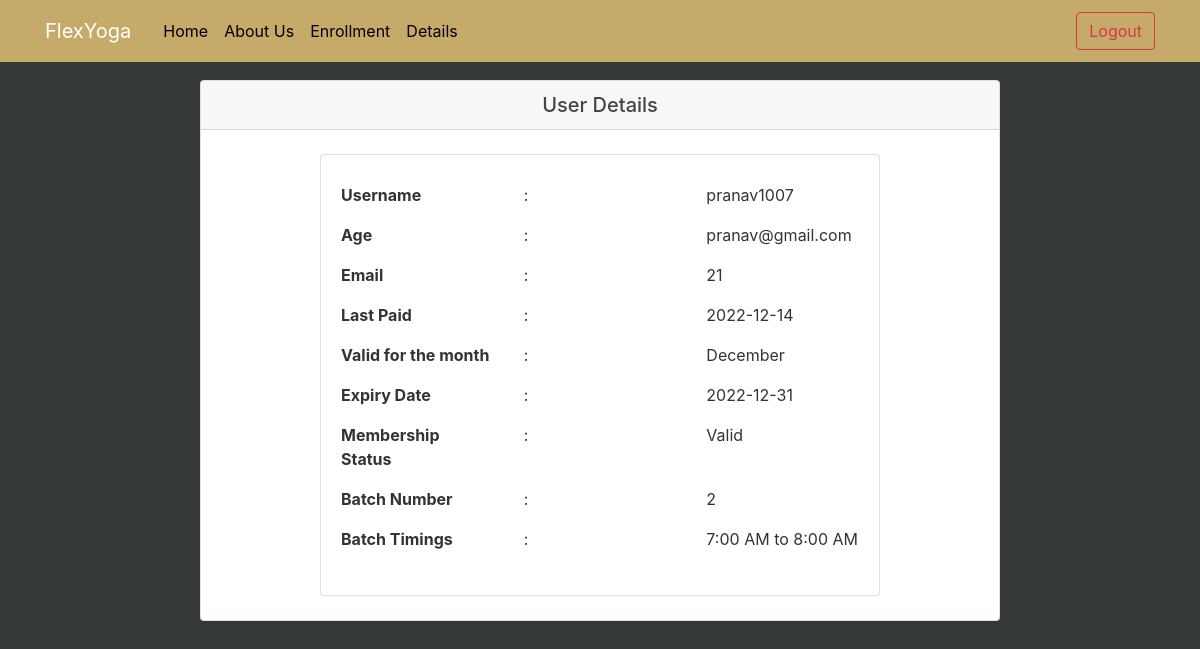
/details (signed in), run on the app's committed database.
### utils/flaskblog/model.py (models this page shows, shortened)
class User(db.Model, UserMixin):
    id = db.Column(db.Integer, primary_key=True)
    username = db.Column(db.String(15), unique=True, nullable=False)
    password = db.Column(db.String(60), nullable=False)
    email = db.Column(db.String(100), nullable=False, unique=True)
    age = db.Column(db.Integer, nullable=False)
    memberships = db.relationship('Membership', lazy=True, uselist=False, backref='User')

class Membership(db.Model):
    memId = db.Column(db.Integer, primary_key=True)
    userId = db.Column(db.Integer, db.ForeignKey('user.id'), nullable=False)
    batchId = db.Column(db.Integer, db.ForeignKey('batch.batchId'), nullable=False)
    datePaid = db.Column(db.DateTime, nullable=False, default=datetime.datetime.now().date())
    dateValid = db.Column(db.DateTime, nullable=False, default=getlastdate(datetime.datetime.now().date()))
    status = db.Column(db.Boolean, nullable=False)

class Batch(db.Model):
    batchId = db.Column(db.Integer, nullable=False, primary_key=True)
    batchTime = db.Column(db.String(10), nullable=False)
    memberships = db.relationship("Membership", lazy=True, backref="Members")

### utils/flaskblog/routes.py (the view)
@app.route('/details', methods=['GET', 'POST'])
@login_required
def details():
    user = User.query.get(current_user.id)
    if User.query.filter_by(id=user.id).first().memberships:
        batch = User.query.filter_by(id=user.id).first().memberships.batchId
        status = ""
        if user.memberships.status:
            status = 'Valid'
        else:
            status = 'Invalid'
        return render_template('details.html', title='Details', user=user, User=user, status=status, batch=batch, Batch=Batch)
    else:
        return render_template('details.html', title='Details', user=user, User=user)

### utils/flaskblog/model.py (called while the page is built)
@login_manager.user_loader
def load_user(user_id):
    return User.query.get(int(user_id))

### utils/templates/details.html (shortened to what this page needs)
{% extends 'base.html' %}
{% block content %}
<div class="card mx-auto" style="width: 50rem;">
    <h5 class="card-header text-center">User Details</h5>
    {% if User.query.filter_by(id=user.id).first().memberships %}
    <div class="card mx-auto my-4" style="width: 35rem;">
        <div class="card-body my-2">
            <div class="row">
                <div class="col-sm">
                    <strong>
                        <p class="fw-bold">Username</p>
                        <p class="fw-bold">Age</p>
                        <p class="fw-bold">Email</p>
                        <p class="fw-bold">Last Paid</p>
                        <p class="fw-bold">Valid for the month</p>
                        <p class="fw-bold">Expiry Date</p>
                        <p class="fw-bold">Membership Status</p>
                    </strong>
                </div>
                <div class="col-sm">
                    <p class="fw-bold">:</p>
                    <p class="fw-bold">:</p>
                    <p class="fw-bold">:</p>
                    <p class="fw-bold">:</p>
                    <p class="fw-bold">:</p>
                    <p class="fw-bold">:</p>
                    <p class="fw-bold">:</p>
                </div>
                <div class="col-sm">
                    <p class="fw-normal">{{ user.username }}</p>
                    <p class="fw-normal">{{ user.email }}</p>
                    <p class="fw-normal">{{ user.age }}</p>
                    <p class="fw-normal">{{ user.memberships.datePaid.date() }}</p>
                    <p class="fw-normal">{{ user.memberships.datePaid.date().strftime("%B") }}</p>
                    <p class="fw-normal">{{ user.memberships.dateValid.date() }}</p>
                    <p class="fw-normal">{{ status }}</p>
                </div>
            </div>
            {% if status == 'Valid' %}
            <div class="row">
                <div class="col-sm">
                    <strong>
                        <p class="fw-bold">Batch Number</p>
                        <p class="fw-bold">Batch Timings</p>
                    </strong>
                </div>
                <div class="col-sm">
                    <p class="fw-bold">:</p>
                    <p class="fw-bold">:</p>
                </div>
                <div class="col-sm">
                    <p class="fw-normal">{{batch}}</p>
                    <p class="fw-normal">{{Batch.query.filter_by(batchId=batch).first().batchTime}}</p>
                </div>
            </div>
        </div>
    {% endif %}
    </div>
    </div>
    {% endif %}
    {% endblock %}

### utils/templates/base.html (shortened to what this page needs)
<!DOCTYPE html>
<html>
    <head>
        <link rel="stylesheet" href="https://maxcdn.bootstrapcdn.com/bootstrap/4.0.0/css/bootstrap.min.css">
        <link rel="stylesheet" type="text/css" href="{{ url_for('static', filename='main.css') }}">
    </head>
    <body>
        <header class="site-header">
            <nav class="navbar navbar-expand-md navbar-dark bg-steel fixed-top">
                <div class="container">
                    <a class="navbar-brand mr-4" href="/">FlexYoga</a>
                    <div class="collapse navbar-collapse" id="navbarToggle">
                        {% if current_user.is_authenticated %}
                        <div class="navbar-nav mr-auto">
                            <a class="nav-item nav-link" href="/">Home</a>
                            <a class="nav-item nav-link" href="/about">About Us</a>
                            <a class="nav-item nav-link" href="/membership">Enrollment</a>
                            <a class="nav-item nav-link" href="/details">Details</a>
                        </div>
                        {% else %}
                        <div class="navbar-nav mr-auto">
                            <a class="nav-item nav-link" href="/">Home</a>
                            <a class="nav-item nav-link" href="/about">About Us</a>
                        </div>
                        {% endif %}
                        {% if current_user.is_authenticated %}
                       <div class="my-1">
                            <a href="{{ url_for('logout') }}"><button class="btn btn-outline-danger">Logout</button></a>
                        </div>
                        {% else %}
                        <div class="my-1">
                            <a href="{{ url_for('register') }}"><button class="btn btn-outline-success mx-2">Register</button></a>
                            <a href="{{ url_for('login') }}"><button class="btn btn-outline-success">Login</button></a>
                        </div>
                        {% endif %}
                    </div>
                </div>
            </nav>
        </header>
        <main role="main" class="container">
            <div class="row">
                <div class="col-md">
                    {% block content %}{% endblock %}
                </div>
            </div>
        </main>    </body>
</html>

### utils/static/main.css (style rules this page uses)
body { background: #353935; color: #333333; margin-top: 5rem; }
h1, h2, h3, h4, h5, h6 { color: #444444; }
.bg-steel { background-color: #c5aa6a; }
.site-header .navbar-nav .nav-link { color: #000000; }

### data on the page
User: username "pranav1007", email "pranav@gmail.com", age "21"
Membership: memberships.datePaid "2022-12-14", memberships.datePaid "December", memberships.dateValid "2022-12-31"
Batch: query.filter_by "7:00 AM to 8:00 AM"

### other printed values
{{ status }} "Valid"
{{ batch }} "2"
